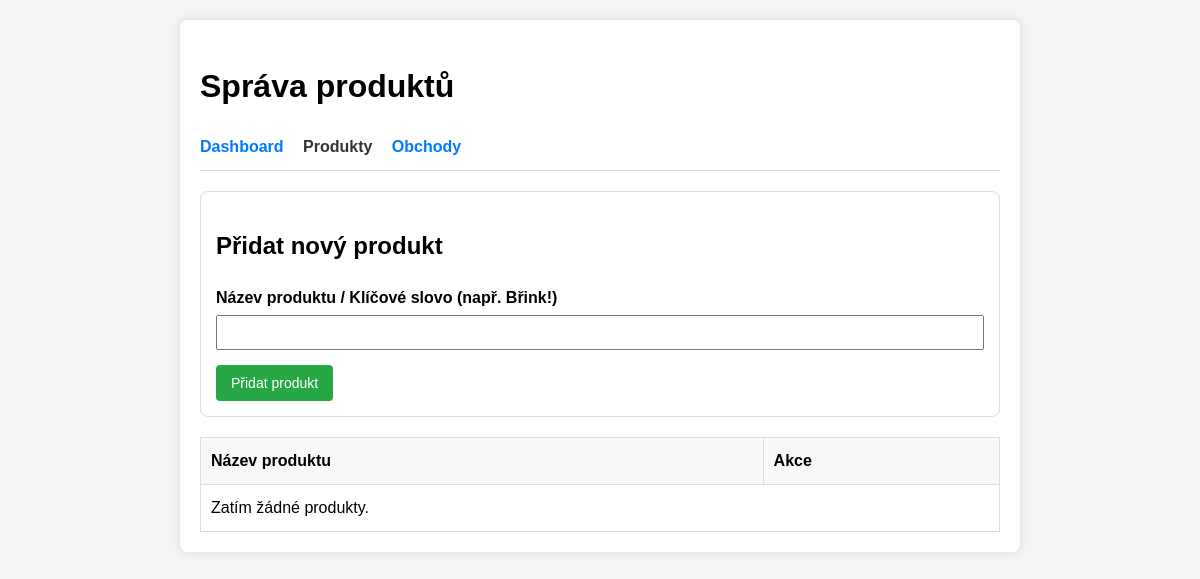
Page /admin_products.php (signed in) on the earlier database version.
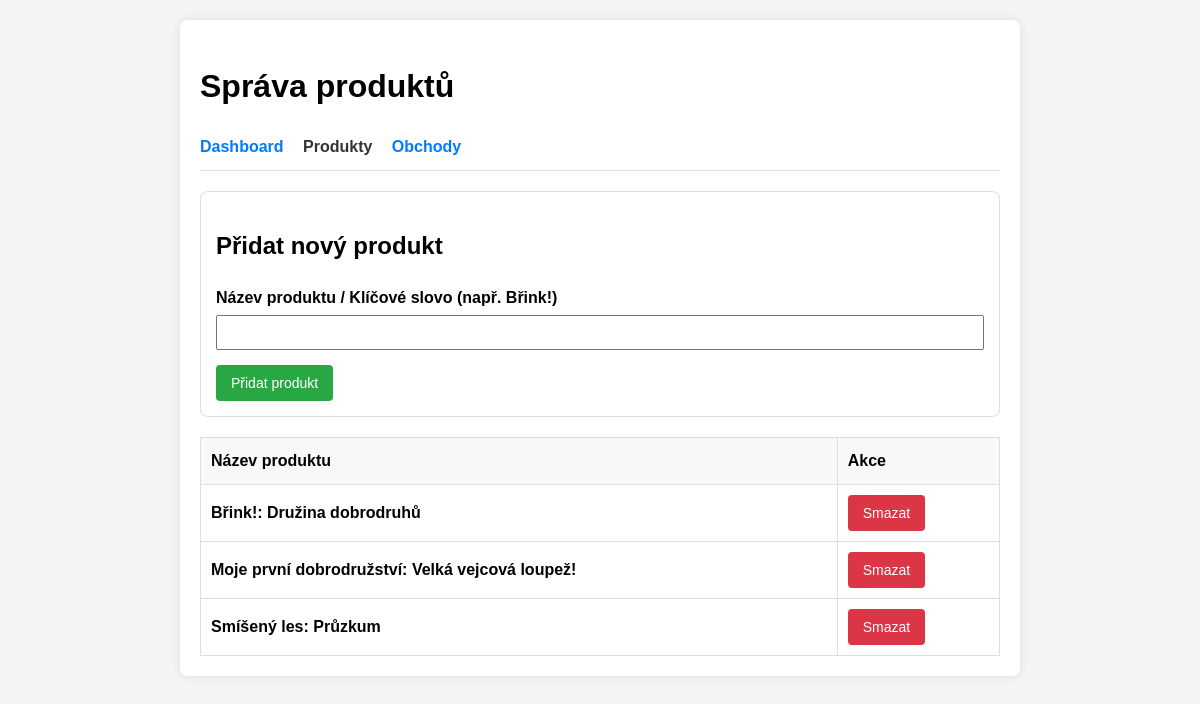
Same page on the later database version.
### tables this page shows
CREATE TABLE products (
    id INTEGER PRIMARY KEY AUTOINCREMENT,
    user_id INTEGER NOT NULL,
    name TEXT NOT NULL,
    active INTEGER DEFAULT 1,
    created_at DATETIME DEFAULT CURRENT_TIMESTAMP,
    FOREIGN KEY (user_id) REFERENCES users(id)
);

### db.php (called while the page is built, shortened)
<?php
function getProducts($db, $userId) {
    $stmt = $db->prepare("SELECT * FROM products WHERE user_id = ? ORDER BY name ASC");
    $stmt->execute([$userId]);
    return $stmt->fetchAll(PDO::FETCH_ASSOC);
}

### admin_products.php (the view, shortened to what this page needs)
<?php
require_once 'db.php';
$userId = $_SESSION['user_id'];
$products = getProducts($db, $userId);
?>
<!DOCTYPE html>
<html lang="cs">
<head>
</head>
<body>
    <div class="container">
        <h1>Správa produktů</h1>
        <nav>
            <a href="index.php">Dashboard</a>
            <a href="admin_products.php" style="color:#333">Produkty</a>
            <a href="admin_stores.php">Obchody</a>
        </nav>
        <div class="card">
            <h2>Přidat nový produkt</h2>
            <form method="POST">
                <div class="form-group">
                    <label>Název produktu / Klíčové slovo (např. Břink!)</label>
                    <input type="text" name="name" required>
                </div>
                <button type="submit" class="btn-primary">Přidat produkt</button>
            </form>
        </div>
        <table>
            <thead>
                <tr>
                    <th>Název produktu</th>
                    <th>Akce</th>
                </tr>
            </thead>
            <tbody>
                <?php foreach ($products as $p): ?>
                <tr>
                    <td><strong><?php echo htmlspecialchars($p['name']); ?></strong></td>
                    <td>
                        <form method="POST" style="display:inline;" onsubmit="return confirm('Smazat produkt a všechny nalezené výsledky?');">
                            <button type="submit" class="btn-danger">Smazat</button>
                        </form>
                    </td>
                </tr>
                <?php endforeach; ?>
                <?php if (empty($products)): ?>
                    <tr><td colspan="2">Zatím žádné produkty.</td></tr>
                <?php endif; ?>
            </tbody>
        </table>
    </div>
</body>
</html>

Differences in the rows shown:
added products: name "Břink!: Družina dobrodruhů"
added products: name "Moje první dobrodružství: Velká vejcová loupež!"
added products: name "Smíšený les: Průzkum"
Other differences:
text no longer shown: "Zatím žádné produkty."
